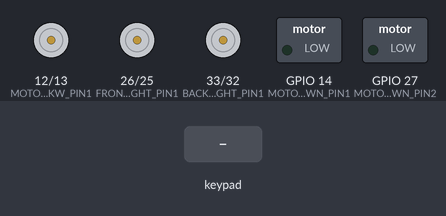
Simulated run of this sketch. Board: ESP32. On the bench: motor-driver pin pairs drawn as motors (green arrow = first pin HIGH = forward, orange = second pin HIGH = backward, longer = more drive), switched loads named in the sketch (green lamp = pin HIGH). The test bench sets the inputs (shaded band).

Above: at 1.3 s.
1.4 s: key 'U' pressed
At 1.9 s:
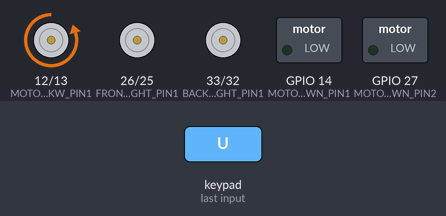
3.5 s: key 'D' pressed
At 3.9 s:
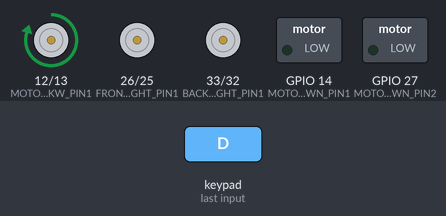
5.5 s: key 'L' pressed
At 5.9 s:
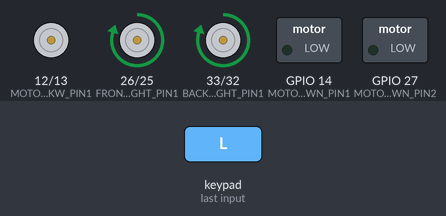
7.5 s: key 'R' pressed
At 7.9 s:
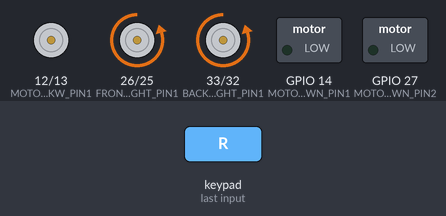
9.5 s: key 'O' pressed
At 9.9 s:
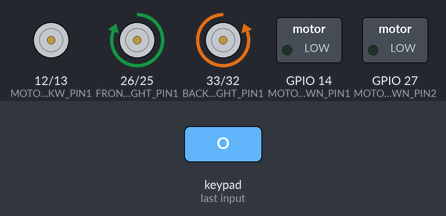
11.5 s: key 'S' pressed
At 11.9 s:
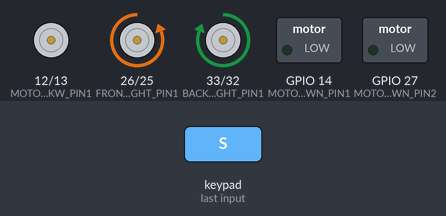
Timing chart, 0 to 14.5 s (numbered marks = the images above; inputs shaded):
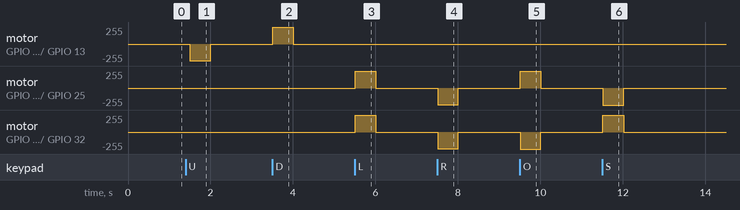

Measured:
- after the input at 1.4 s, motor on GPIO 12 (MOTOR_FORW_BACKW_PIN1) / GPIO 13 (MOTOR_FORW_BACKW_PIN2): stopped → backward 252/255 after 0.10 s, → stopped 0.50 s later
- after the input at 3.5 s, motor on GPIO 12 (MOTOR_FORW_BACKW_PIN1) / GPIO 13 (MOTOR_FORW_BACKW_PIN2): stopped → forward 252/255 at once, → stopped 0.50 s later
- after the input at 5.5 s, motor on GPIO 26 (FRONT_LEFT_RIGHT_PIN1) / GPIO 25 (FRONT_LEFT_RIGHT_PIN2), motor on GPIO 33 (BACK_LEFT_RIGHT_PIN1) / GPIO 32 (BACK_LEFT_RIGHT_PIN2): stopped → forward 252/255 at once, → stopped 0.50 s later
- after the input at 7.5 s, motor on GPIO 26 (FRONT_LEFT_RIGHT_PIN1) / GPIO 25 (FRONT_LEFT_RIGHT_PIN2), motor on GPIO 33 (BACK_LEFT_RIGHT_PIN1) / GPIO 32 (BACK_LEFT_RIGHT_PIN2): stopped → backward 252/255 at once, → stopped 0.50 s later
- after the input at 9.5 s, motor on GPIO 26 (FRONT_LEFT_RIGHT_PIN1) / GPIO 25 (FRONT_LEFT_RIGHT_PIN2): stopped → forward 255/255 at once, → stopped 0.50 s later; motor on GPIO 33 (BACK_LEFT_RIGHT_PIN1) / GPIO 32 (BACK_LEFT_RIGHT_PIN2): stopped → backward 255/255 at once, → stopped 0.50 s later
- after the input at 11.5 s, motor on GPIO 26 (FRONT_LEFT_RIGHT_PIN1) / GPIO 25 (FRONT_LEFT_RIGHT_PIN2): stopped → backward 255/255 at once, → stopped 0.50 s later; motor on GPIO 33 (BACK_LEFT_RIGHT_PIN1) / GPIO 32 (BACK_LEFT_RIGHT_PIN2): stopped → forward 255/255 at once, → stopped 0.50 s later

The sketch:

Thaiger_Project_1.ino
```cpp
#include <Arduino.h>
#include "BluetoothSerial.h"

#define CUSTOM_SETTINGS
#define INCLUDE_GAMEPAD_MODULE
#include <DabbleESP32.h>

#define MOTOR_FORW_BACKW_PIN1 12
#define MOTOR_FORW_BACKW_PIN2 13
#define MOTOR_UP_DOWN_PIN1 14
#define MOTOR_UP_DOWN_PIN2 27
#define FRONT_LEFT_RIGHT_PIN1 26
#define FRONT_LEFT_RIGHT_PIN2 25
#define BACK_LEFT_RIGHT_PIN1 33
#define BACK_LEFT_RIGHT_PIN2 32

#if !defined(CONFIG_BT_ENABLED) || !defined(CONFIG_BLUEDROID_ENABLED)
#error Bluetooth is not enabled! Please run `make menuconfig` to and enable it
#endif

// Funktion: Motor auf volle Geschwindigkeit setzen
void full_speed(int pin1, int pin2){
  for (int i = 0; i <= 255; i += 15){
    analogWrite(pin1, 0);
    analogWrite(pin2, 255);
  }
}

// Funktion: Motor mit bestimmter Geschwindigkeit bewegen
void move(int pin1, int pin2, int current_speed, int pwm){
  analogWrite(pin1, 0);
  current_speed += pwm;
  analogWrite(pin2, current_speed);
}

// Funktion: Motor stoppen
void stop_motor(int pin1, int pin2, int current_speed){
  analogWrite(pin1, 0);
  analogWrite(pin2, 0);
}

// Alternative Stop-Funktion: Motor langsamer anhalten
void stop_motor2(int pin1, int pin2, int current_speed){
  for (int i = current_speed; i == 0; i -= 15)
      {
        analogWrite(pin2, i);
        delay(500);
      }
      digitalWrite(pin1, LOW);
}

// Setup-Funktion: Initialisierung von Pins und Modulen
void setup() {
  Serial.begin(115200);

  // Pin-Modi für Motoren festlegen
  pinMode(MOTOR_FORW_BACKW_PIN1, OUTPUT);
  pinMode(MOTOR_FORW_BACKW_PIN2, OUTPUT);
  pinMode(MOTOR_UP_DOWN_PIN1, OUTPUT);
  pinMode(MOTOR_UP_DOWN_PIN2, OUTPUT);
  pinMode(FRONT_LEFT_RIGHT_PIN1, OUTPUT);
  pinMode(FRONT_LEFT_RIGHT_PIN2, OUTPUT);
  pinMode(BACK_LEFT_RIGHT_PIN1, OUTPUT);
  pinMode(BACK_LEFT_RIGHT_PIN2, OUTPUT);

  // Motoren initial stoppen
  stop_motor(MOTOR_UP_DOWN_PIN1, MOTOR_UP_DOWN_PIN2, 255);
  stop_motor(MOTOR_UP_DOWN_PIN2, MOTOR_UP_DOWN_PIN1, 255);
  stop_motor(FRONT_LEFT_RIGHT_PIN1, FRONT_LEFT_RIGHT_PIN2, 255);
  stop_motor(FRONT_LEFT_RIGHT_PIN2, FRONT_LEFT_RIGHT_PIN1, 255);
  stop_motor(BACK_LEFT_RIGHT_PIN1, BACK_LEFT_RIGHT_PIN2, 255);
  stop_motor(BACK_LEFT_RIGHT_PIN2, BACK_LEFT_RIGHT_PIN1, 255);

  // Bluetooth initialisieren
  Dabble.begin("ESP32");
}

// Hauptprogramm (Loop)
void loop() {
  stop_motor(MOTOR_UP_DOWN_PIN1, MOTOR_UP_DOWN_PIN2, 255);
  stop_motor(MOTOR_UP_DOWN_PIN2, MOTOR_UP_DOWN_PIN1, 255);
  stop_motor(MOTOR_FORW_BACKW_PIN1, MOTOR_FORW_BACKW_PIN2, 255);
  stop_motor(MOTOR_FORW_BACKW_PIN2, MOTOR_FORW_BACKW_PIN1, 255);
  stop_motor(FRONT_LEFT_RIGHT_PIN1, FRONT_LEFT_RIGHT_PIN2, 255);
  stop_motor(FRONT_LEFT_RIGHT_PIN2, FRONT_LEFT_RIGHT_PIN1, 255);
  stop_motor(BACK_LEFT_RIGHT_PIN1, BACK_LEFT_RIGHT_PIN2, 255);
  stop_motor(BACK_LEFT_RIGHT_PIN2, BACK_LEFT_RIGHT_PIN1, 255);

  // Eingaben verarbeiten
  Dabble.processInput();

  // GamePad-Steuerung auslesen
  int radius = GamePad.getRadius();
  int angle = GamePad.getAngle();
  int speed = 0;
  int pwm = radius * 36;

  // Bewegungslogik basierend auf GamePad-Winkel
  if(45 <= angle && angle < 135){ // FORWARD
      move(MOTOR_FORW_BACKW_PIN1, MOTOR_FORW_BACKW_PIN2, speed, pwm);
  }
  else if(315 <= angle || angle < 45){ // RIGHT
      move(FRONT_LEFT_RIGHT_PIN1, FRONT_LEFT_RIGHT_PIN2, speed, pwm);
      move(BACK_LEFT_RIGHT_PIN1, BACK_LEFT_RIGHT_PIN2, speed, pwm);
  }
  else if(135 <= angle && angle <= 225){ //LEFT
      move(FRONT_LEFT_RIGHT_PIN2, FRONT_LEFT_RIGHT_PIN1, speed, pwm);
      move(BACK_LEFT_RIGHT_PIN2, BACK_LEFT_RIGHT_PIN1, speed, pwm);
  }
  else if( 225 < angle && angle  < 315){ //BACKWARD
      move(MOTOR_FORW_BACKW_PIN2, MOTOR_FORW_BACKW_PIN1, speed, pwm);
  }
  else if(radius == 0){ // STOP
      stop_motor2(MOTOR_FORW_BACKW_PIN1, MOTOR_FORW_BACKW_PIN2, pwm);
      stop_motor2(MOTOR_FORW_BACKW_PIN2, MOTOR_FORW_BACKW_PIN1, pwm);
      stop_motor(MOTOR_FORW_BACKW_PIN1, MOTOR_FORW_BACKW_PIN2, pwm);
      stop_motor(MOTOR_FORW_BACKW_PIN2, MOTOR_FORW_BACKW_PIN1, pwm);

      if((!GamePad.isSquarePressed())){
        stop_motor(FRONT_LEFT_RIGHT_PIN1, FRONT_LEFT_RIGHT_PIN2, pwm);
        // stop_motor(FRONT_LEFT_RIGHT_PIN2, FRONT_LEFT_RIGHT_PIN1, pwm);

        stop_motor(BACK_LEFT_RIGHT_PIN2, BACK_LEFT_RIGHT_PIN1, pwm);
        // stop_motor(BACK_LEFT_RIGHT_PIN1, BACK_LEFT_RIGHT_PIN2, pwm);
      }
      if(!(GamePad.isCirclePressed())){
        // stop_motor(FRONT_LEFT_RIGHT_PIN1, FRONT_LEFT_RIGHT_PIN2, pwm);
        stop_motor(FRONT_LEFT_RIGHT_PIN2, FRONT_LEFT_RIGHT_PIN1, pwm);

        // stop_motor(BACK_LEFT_RIGHT_PIN2, BACK_LEFT_RIGHT_PIN1, pwm);
        stop_motor(BACK_LEFT_RIGHT_PIN1, BACK_LEFT_RIGHT_PIN2, pwm);
      }
  }
  //LINKS UM DIE EIGENE ACHSE
  // FRONT MOTOREN LINKS + HINTERE RECHTS
  if (GamePad.isSquarePressed()){
    full_speed(FRONT_LEFT_RIGHT_PIN1, FRONT_LEFT_RIGHT_PIN2);
    full_speed(BACK_LEFT_RIGHT_PIN2, BACK_LEFT_RIGHT_PIN1);
  }
  //RECHTS UM DIE EIGENE ACHSE
  // FRONT MOTOREN RECHTS + HINTERE LINKS
  if (GamePad.isCirclePressed()){
    full_speed(FRONT_LEFT_RIGHT_PIN2, FRONT_LEFT_RIGHT_PIN1);
    full_speed(BACK_LEFT_RIGHT_PIN1, BACK_LEFT_RIGHT_PIN2);
  }
  //DOWN
  if (GamePad.isCrossPressed()){
    full_speed(MOTOR_UP_DOWN_PIN1, MOTOR_UP_DOWN_PIN2);
    delay(500);
  }

  if (GamePad.isTrianglePressed()){
    full_speed(MOTOR_UP_DOWN_PIN2, MOTOR_UP_DOWN_PIN1);
    delay(500);
  }
  //UP
  if (GamePad.isSelectPressed()){
    stop_motor(MOTOR_UP_DOWN_PIN1, MOTOR_UP_DOWN_PIN2, 255);
    stop_motor(MOTOR_UP_DOWN_PIN2, MOTOR_UP_DOWN_PIN1, 255);
    stop_motor(MOTOR_FORW_BACKW_PIN1, MOTOR_FORW_BACKW_PIN2, 255);
    stop_motor(MOTOR_FORW_BACKW_PIN2, MOTOR_FORW_BACKW_PIN1, 255);
    stop_motor(FRONT_LEFT_RIGHT_PIN1, FRONT_LEFT_RIGHT_PIN2, 255);
    stop_motor(FRONT_LEFT_RIGHT_PIN2, FRONT_LEFT_RIGHT_PIN1, 255);
    stop_motor(BACK_LEFT_RIGHT_PIN1, BACK_LEFT_RIGHT_PIN2, 255);
    stop_motor(BACK_LEFT_RIGHT_PIN2, BACK_LEFT_RIGHT_PIN1, 255);
  }

  delay(500); // Wartezeit zwischen Loop-Durchläufen
}
```
